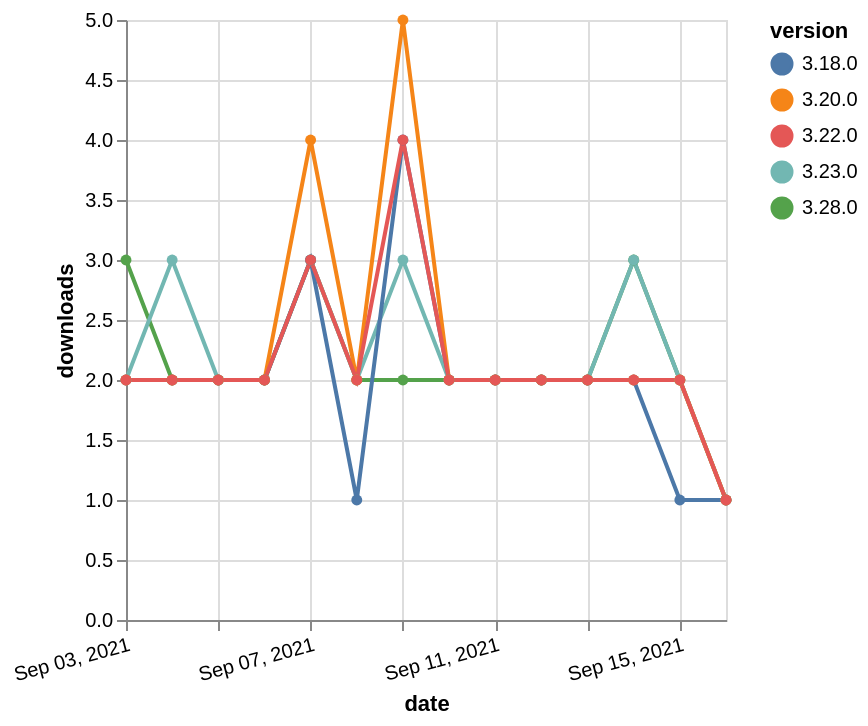

Vega-Lite specification stored for this chart:
### Vega-Lite specification from a JSON file in a GitHub repository (floating-point values rounded to 4 significant figures)
{"$schema": "https://vega.github.io/schema/vega-lite/v5.json", "description": "A simple bar chart with embedded data.", "data": {"values": [{"date": "2021-09-03", "total": 218, "delta": 3, "version": "3.28.0"}, {"date": "2021-09-04", "total": 220, "delta": 2, "version": "3.28.0"}, {"date": "2021-09-05", "total": 222, "delta": 2, "version": "3.28.0"}, {"date": "2021-09-06", "total": 224, "delta": 2, "version": "3.28.0"}, {"date": "2021-09-07", "total": 227, "delta": 3, "version": "3.28.0"}, {"date": "2021-09-08", "total": 229, "delta": 2, "version": "3.28.0"}, {"date": "2021-09-09", "total": 231, "delta": 2, "version": "3.28.0"}, {"date": "2021-09-10", "total": 233, "delta": 2, "version": "3.28.0"}, {"date": "2021-09-11", "total": 235, "delta": 2, "version": "3.28.0"}, {"date": "2021-09-12", "total": 237, "delta": 2, "version": "3.28.0"}, {"date": "2021-09-13", "total": 239, "delta": 2, "version": "3.28.0"}, {"date": "2021-09-14", "total": 242, "delta": 3, "version": "3.28.0"}, {"date": "2021-09-15", "total": 244, "delta": 2, "version": "3.28.0"}, {"date": "2021-09-16", "total": 245, "delta": 1, "version": "3.28.0"}, {"date": "2021-09-03", "total": 1020, "delta": 2, "version": "3.23.0"}, {"date": "2021-09-04", "total": 1023, "delta": 3, "version": "3.23.0"}, {"date": "2021-09-05", "total": 1025, "delta": 2, "version": "3.23.0"}, {"date": "2021-09-06", "total": 1027, "delta": 2, "version": "3.23.0"}, {"date": "2021-09-07", "total": 1030, "delta": 3, "version": "3.23.0"}, {"date": "2021-09-08", "total": 1032, "delta": 2, "version": "3.23.0"}, {"date": "2021-09-09", "total": 1035, "delta": 3, "version": "3.23.0"}, {"date": "2021-09-10", "total": 1037, "delta": 2, "version": "3.23.0"}, {"date": "2021-09-11", "total": 1039, "delta": 2, "version": "3.23.0"}, {"date": "2021-09-12", "total": 1041, "delta": 2, "version": "3.23.0"}, {"date": "2021-09-13", "total": 1043, "delta": 2, "version": "3.23.0"}, {"date": "2021-09-14", "total": 1046, "delta": 3, "version": "3.23.0"}, {"date": "2021-09-15", "total": 1048, "delta": 2, "version": "3.23.0"}, {"date": "2021-09-16", "total": 1049, "delta": 1, "version": "3.23.0"}, {"date": "2021-09-03", "total": 2034, "delta": 2, "version": "3.18.0"}, {"date": "2021-09-04", "total": 2036, "delta": 2, "version": "3.18.0"}, {"date": "2021-09-05", "total": 2038, "delta": 2, "version": "3.18.0"}, {"date": "2021-09-06", "total": 2040, "delta": 2, "version": "3.18.0"}, {"date": "2021-09-07", "total": 2043, "delta": 3, "version": "3.18.0"}, {"date": "2021-09-08", "total": 2044, "delta": 1, "version": "3.18.0"}, {"date": "2021-09-09", "total": 2048, "delta": 4, "version": "3.18.0"}, {"date": "2021-09-10", "total": 2050, "delta": 2, "version": "3.18.0"}, {"date": "2021-09-11", "total": 2052, "delta": 2, "version": "3.18.0"}, {"date": "2021-09-12", "total": 2054, "delta": 2, "version": "3.18.0"}, {"date": "2021-09-13", "total": 2056, "delta": 2, "version": "3.18.0"}, {"date": "2021-09-14", "total": 2058, "delta": 2, "version": "3.18.0"}, {"date": "2021-09-15", "total": 2059, "delta": 1, "version": "3.18.0"}, {"date": "2021-09-16", "total": 2060, "delta": 1, "version": "3.18.0"}, {"date": "2021-09-03", "total": 2011, "delta": 2, "version": "3.20.0"}, {"date": "2021-09-04", "total": 2013, "delta": 2, "version": "3.20.0"}, {"date": "2021-09-05", "total": 2015, "delta": 2, "version": "3.20.0"}, {"date": "2021-09-06", "total": 2017, "delta": 2, "version": "3.20.0"}, {"date": "2021-09-07", "total": 2021, "delta": 4, "version": "3.20.0"}, {"date": "2021-09-08", "total": 2023, "delta": 2, "version": "3.20.0"}, {"date": "2021-09-09", "total": 2028, "delta": 5, "version": "3.20.0"}, {"date": "2021-09-10", "total": 2030, "delta": 2, "version": "3.20.0"}, {"date": "2021-09-11", "total": 2032, "delta": 2, "version": "3.20.0"}, {"date": "2021-09-12", "total": 2034, "delta": 2, "version": "3.20.0"}, {"date": "2021-09-13", "total": 2036, "delta": 2, "version": "3.20.0"}, {"date": "2021-09-14", "total": 2038, "delta": 2, "version": "3.20.0"}, {"date": "2021-09-15", "total": 2040, "delta": 2, "version": "3.20.0"}, {"date": "2021-09-16", "total": 2041, "delta": 1, "version": "3.20.0"}, {"date": "2021-09-03", "total": 1495, "delta": 2, "version": "3.22.0"}, {"date": "2021-09-04", "total": 1497, "delta": 2, "version": "3.22.0"}, {"date": "2021-09-05", "total": 1499, "delta": 2, "version": "3.22.0"}, {"date": "2021-09-06", "total": 1501, "delta": 2, "version": "3.22.0"}, {"date": "2021-09-07", "total": 1504, "delta": 3, "version": "3.22.0"}, {"date": "2021-09-08", "total": 1506, "delta": 2, "version": "3.22.0"}, {"date": "2021-09-09", "total": 1510, "delta": 4, "version": "3.22.0"}, {"date": "2021-09-10", "total": 1512, "delta": 2, "version": "3.22.0"}, {"date": "2021-09-11", "total": 1514, "delta": 2, "version": "3.22.0"}, {"date": "2021-09-12", "total": 1516, "delta": 2, "version": "3.22.0"}, {"date": "2021-09-13", "total": 1518, "delta": 2, "version": "3.22.0"}, {"date": "2021-09-14", "total": 1520, "delta": 2, "version": "3.22.0"}, {"date": "2021-09-15", "total": 1522, "delta": 2, "version": "3.22.0"}, {"date": "2021-09-16", "total": 1523, "delta": 1, "version": "3.22.0"}]}, "width": "container", "mark": {"type": "line", "point": {"filled": true}}, "encoding": {"x": {"field": "date", "type": "temporal", "timeUnit": "yearmonthdate", "title": "date", "axis": {"labelAngle": -15}}, "y": {"field": "delta", "type": "quantitative", "title": "downloads"}, "color": {"field": "version", "type": "nominal"}, "tooltip": {"field": "delta"}}}
